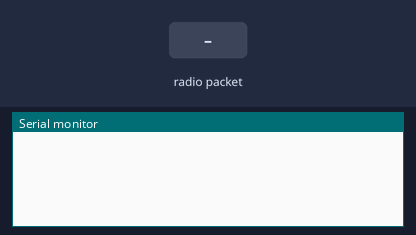
Recording of a sketch running on a simulated Arduino Uno, built with avr-gcc and run on an emulated ATmega328P. Parts: the last lines printed to the serial monitor. Inputs (shaded band) come from the test bench. No radio packets arrive unless stated.

Above: at 1.2 s.
1.3 s: radio packet "1" arrives
At 1.8 s:
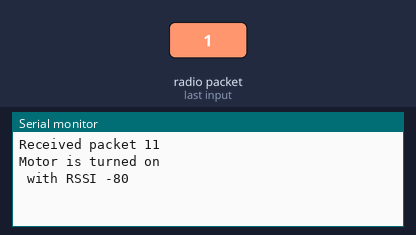
2.8 s: radio packet "5" arrives
At 5.4 s:
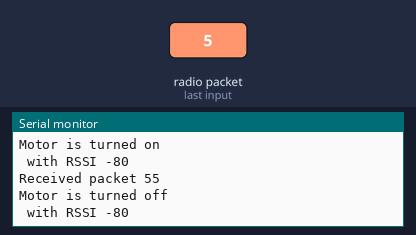

The sketch:

ReceiverSide.ino
```cpp
#include <SPI.h>
#include <LoRa.h>

char data;
int value;
void setup() {
  Serial.begin(9600);
  while (!Serial);                                // Waits for the serial port to be ready

  if (!LoRa.begin(915E6)) {                       // Initializes the LoRa module with a frequency of 915 MHz
    Serial.println("Starting LoRa failed!");      // If fails to initialize the LoRa module, the message "Starting LoRa failed!" is printed to the Serial Monitor
    while (1);                                    // the program halts to an infinite loop if the initializing is failed
  }
}
void loop() {

  int packetSize = LoRa.parsePacket();            // try to parse packet
  if (packetSize) {

    Serial.print("Received packet ");            // received a packet

    while (LoRa.available()) {
      data = (char)LoRa.read();
      Serial.print(data);
      if (data>='0' && data <='z'){             // Eliminating the '\0' form the char
        value=data-'0';
      }
    }
    Serial.println(value);
    if(value==1){                               // Condition for motor to be ON or OFF
      Serial.println("Motor is turned on");
    }
    else{
      Serial.println("Motor is turned off");
    }
    Serial.print(" with RSSI ");                 // print RSSI of packet
    Serial.println(LoRa.packetRssi());
    delay(3000);
  }
}
```

Measured:
- after the input at 1.3 s, the serial monitor: prints a new line at once (image 1)
- after the input at 2.8 s, the serial monitor: prints a new line after 1.5 s (image 2)
